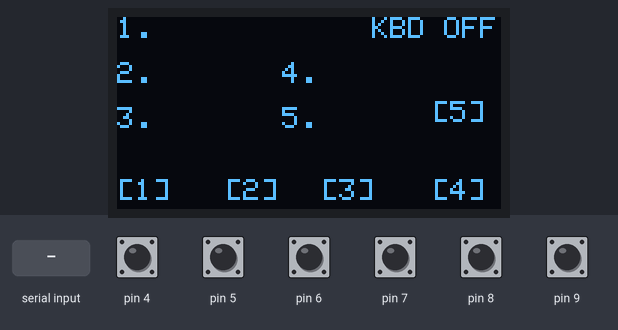
Bench run of a sketch on a simulated Arduino Leonardo, built with avr-gcc and run on an emulated ATmega32U4. Shown: 128×64 one-colour display. The inputs (shaded band) are chosen by the test bench; at power-on: pin 4–9 HIGH. USB keyboard and mouse output is not drawn; what the sketch prints to the serial monitor is not drawn.

Above: at 1.2 s.
1.3 s: "load\n" received over Serial
At 1.57 s:
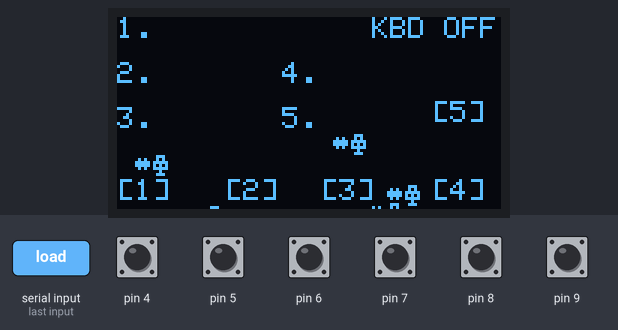
3.5 s: pin 9 pulled LOW for 0.15 s
At 3.82 s:
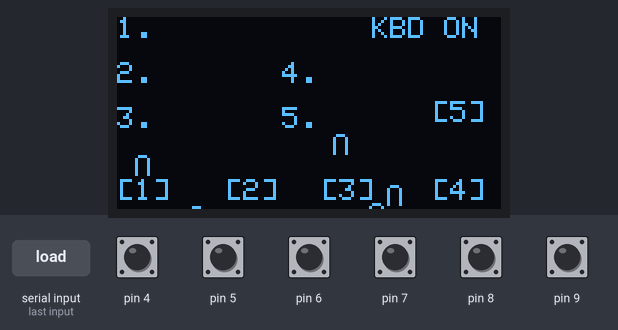
4.2 s: pin 4 pulled LOW for 0.15 s
4.9 s: pin 5 pulled LOW for 0.15 s
At 5.51 s:
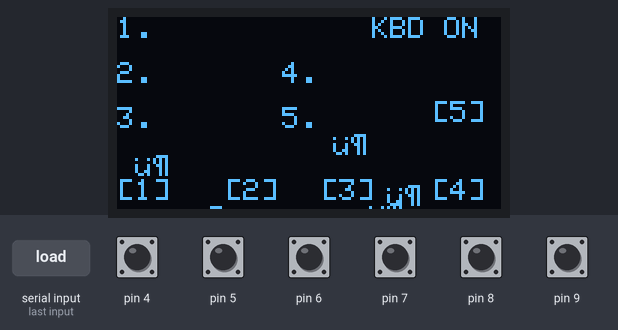
Timing chart, 0 to 7.9 s (numbered marks = the images above; inputs shaded):
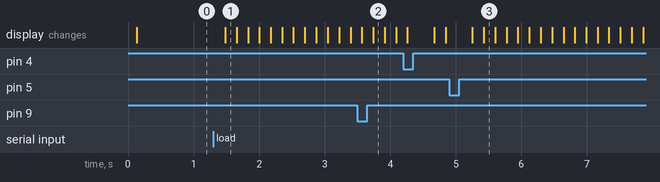

Measured:
- after the input at 1.3 s, the display: changes after 0.18 s (image 1)
- after the input at 3.5 s, the display: first differs from a run without the input after 0.24 s (image 2)

The sketch:

pmanager.ino
```cpp
#include <ctype.h>
#include "Keyboard.h"
#include <Mouse.h>
#include <SPI.h>
#include <Wire.h>
#include <Adafruit_GFX.h>
#include <Adafruit_SSD1306.h>
// #include <Fonts/Org_01.h>
// #include <AESLib.h>
#include <EEPROM.h>


#define SCREEN_WIDTH 128 // OLED display width, in pixels
#define SCREEN_HEIGHT 64 // OLED display height, in pixels

#define OLED_DC     18
#define OLED_CS     10
#define OLED_RESET  19
Adafruit_SSD1306 display(SCREEN_WIDTH, SCREEN_HEIGHT,
  &SPI, OLED_DC, OLED_RESET, OLED_CS);


#define BUFSIZE 255
#define PDBSIZE 5
#define IFS " "
#define DEBOUNCE_TIME 50
#define SCREEN_REFRESH 100

#define DEBUG 0

char buff[BUFSIZE]="\0";
int incomingByte = 0; // for incoming serial data
int serialbytesRead=0;
char mode='s';
int bytesRead=0, mousedir=0, mousecount=0;
unsigned long lastScreenUpdate;
char smsg[11]="KBD OFF";

struct pentry
{
    char tag[7];
    char pass[25];
};

struct key
{
    byte pin;
    unsigned long lastChangeTime;
    bool prevVal;
    bool inTrans;
    bool active;
    byte debounce;
    bool sticky;
};

struct pentry pdb[PDBSIZE];
struct key keys[] =
{
  { 4, 0, HIGH, false, false, 30, 0 },
  { 5, 0, HIGH, false, false, 30, 0 },
  { 6, 0, HIGH, false, false, 30, 0 },
  { 7, 0, HIGH, false, false, 30, 0 },
  { 8, 0, HIGH, false, false, 30, 0 },
  { 9, 0, HIGH, false, false, 50, 0 }
};
unsigned short numKeys = sizeof(keys)/sizeof(keys[0]);


void printUsage()
{
  Serial.println(F("Commands: add | print | help | save | load"));
  Serial.println(F("Usage:"));
  Serial.println(F("add INDEX TAG PASSWORD"));
  Serial.println(F("INDEX := [0..5]; TAG := STRING[10], PASSWORD := STRING[25]"));
  Serial.println(F("Addin over used index overwrites the entry!"));
  Serial.println(F("print - prints the database."));
  Serial.println(F("save - save db to EEPROM"));
  Serial.println(F("load - load db from EEPROM"));
}


void serialPrintpdb()
{
  // Print header
  // Serial.println("ID\tTAG\tLOGIN\tPASS");
  Serial.println(F("ID\tTAG\tPASS"));
  for(int i=0;i<PDBSIZE;i++)
  {
    Serial.print(i+1); Serial.print("\t");
    Serial.print(pdb[i].tag); Serial.print("\t");
    if(strlen(pdb[i].pass)) Serial.print(F("************"));
    Serial.println();
  }
}

int serialReadln(char * buf, int len)
{
  int result=0;
  char echo[1];

  while(Serial.available() > 0)
  {
    // read the incoming byte:
    incomingByte = Serial.read();
    if( (incomingByte != '\n') && (incomingByte != '\r') && (serialbytesRead < len) )
    {
      buf[serialbytesRead]=incomingByte;
      serialbytesRead++;
      // echo as we type
      sprintf(echo, "%c", incomingByte);
      Serial.print(echo);
      #if (DEBUG > 1)
      Serial.print("%"); Serial.print(buf);
      Serial.print("%");
      Serial.println(incomingByte);
      #endif /* DEBUG */
    }
    else
    {
      buf[serialbytesRead]='\0';
      result=serialbytesRead;
      serialbytesRead=0;
      Serial.println();
      return(result);
    }
  }
  return(0);
 }

int serialCmd(char * buf)
{
    int tmpid;
    char* token;

    token = strtok(buf, IFS);
    #if (DEBUG > 0)
    Serial.println(token);
    #endif
    // Add new passwrd entry
    if( strcmp(token,"add")==0 )
    {
      #if (DEBUG > 0)
      Serial.println("Add");
      #endif
      // Read the id
      token = strtok(NULL, IFS);
      // Check if the first argument is a number
      for(int j=0;j<strlen(token);j++)
      {
        if( isdigit(token[j]) )
          continue;
        Serial.println(F("ID must be a number!"));
        return(10);
      }
      tmpid = atoi(token)-1;

      if(tmpid>PDBSIZE-1 || tmpid <0)
      {
        Serial.println(F("entry id out of range!"));
        return(20);
      }
      // Read NAME
      token = strtok(NULL, IFS);
      strncpy(pdb[tmpid].tag, token, 6);
      //pdb[tmpid].tag[6]='\0';
      /*
      // Read LOGIN
      token = strtok(NULL, IFS);
      strncpy(pdb[tmpid].login, token, 25);
      */
      // Read PASS
      token = strtok(NULL, IFS);
      strncpy(pdb[tmpid].pass, token, 24);
      //pdb[tmpid].pass[24]='\0';
    }
    // Delete entry( probably never gonna be used)
    else if ( strcmp(token,"del")==0)
    {
      #if (DEBUG > 0)
      Serial.println(F("Delete"));
      #endif
      //digitalWrite(10, HIGH);   // turn the LED on (HIGH is the voltage level)
      //delay(30);                       // wait for a second
      //digitalWrite(10, LOW);    // turn the LED off by making the voltage LOW

    }
    //Print the database to the serial port
    else if ( strcmp(token, "print")==0 )
    {
      #if (DEBUG > 0)
      Serial.println(F("PrintDB"));
      #endif
      serialPrintpdb();
    }
    else if (strcmp(token,"save")==0)
    {
      Serial.println(F("Save to EEPROM"));
      Serial.print(F("Pdbsize ")); Serial.print(sizeof(pdb));
      //char c[2];
      //for(int i=0;i<PDBSIZE;i++)
      //{
        EEPROM.put(0,pdb)
      //}

      ;;
    }
    else if (strcmp(token,"load")==0)
    {
      EEPROM.get(0,pdb)
      ;;
    }
    else if (strcmp(token,"help")==0)
    {
      printUsage();
    }
    else
    {
      #if (DEBUG > 0)
      Serial.println(F("Default"));
      #endif
    }
}

void readKeys()
{
  unsigned long currentTime=millis();

  for(int i=0;i<numKeys;i++)
  {
    boolean currentVal = digitalRead(keys[i].pin);
    unsigned long transTime = currentTime - keys[i].lastChangeTime;

    if(keys[i].sticky==false) keys[i].active=false;

    if(currentVal != keys[i].prevVal)
    {
      keys[i].lastChangeTime=currentTime;
      if(currentVal == LOW)
      {
        keys[i].inTrans = true;
        #if (DEBUG > 0)
        Serial.print(F("[TRANS] "));
        Serial.println(i);
        #endif
      }
      else
      {
        // Reset transition to debounce
        keys[i].inTrans = false;
        keys[i].active=false;
        #if (DEBUG > 0)
        Serial.print(F("[RELEASE] "));
        Serial.println(i);
        #endif
      }
      keys[i].prevVal = currentVal;
      continue;
    }
    // Common debounce for all keys
    //if(keys[i].inTrans && (transTime>DEBOUNCE_TIME) )

    // each key can have different debounce time.
    if(keys[i].inTrans && (transTime>keys[i].debounce) )
    {
      keys[i].active=true;
      keys[i].inTrans=false;
      #if (DEBUG > 0)
      Serial.println(F("[ACTIVE]"));
      #endif
    }

  }
}

void displayText(byte x, byte y, byte textSize, char mtext[64])
{
      display.clearDisplay();
      display.setTextSize(textSize);
      display.setTextColor(SSD1306_WHITE);
      display.setCursor(x, y);
      display.println(mtext);
      display.display();
}

void statusScreen()
{
  char tag[5];
  display.clearDisplay();
  display.setTextColor(SSD1306_WHITE);
  display.setTextSize(1);

  display.setCursor(0, 54);
  display.print("[1]");

  display.setCursor(36, 54);
  display.print("[2]");

  display.setCursor(68, 54);
  display.print("[3]");

  display.setCursor(105, 54);
  display.print("[4]");

  display.setCursor(105, 28);
  display.print("[5]");

  display.setCursor(85, 0);
  display.print(smsg);

  display.setTextColor(SSD1306_WHITE);
  display.setCursor(0,0);
  display.print("1."); display.print(pdb[0].tag);
  display.setCursor(0,15);
  display.print("2."); display.print(pdb[1].tag);
  display.setCursor(0,30);
  display.print("3."); display.print(pdb[2].tag);
  display.setCursor(55,15);
  display.print("4."); display.print(pdb[3].tag);
  display.setCursor(55,30);
  display.print("5."); display.print(pdb[4].tag);


  display.display();
}

void moveMouse()
{
  if(mousedir==0)
  {
    Mouse.move(1,0,0);
    mousedir=1;
  }
  else
  {
    Mouse.move(-1,0,0);
    mousedir=0;
  }
}

// SETUP HERE
void setup() {

  Serial.begin(9600);
  // SSD1306_SWITCHCAPVCC = generate display voltage from 3.3V internally
  if(!display.begin(SSD1306_SWITCHCAPVCC)) {
    Serial.println(F("SSD1306 allocation failed"));
    for(;;); // Don't proceed, loop forever
  }
  //display.setFont(&Org_01);
  //displayText(0, 0, 1, "Waiting for serial connection...");

  /*
   while (!Serial) ;
   Serial.print("Keys on pins: ");
  */
  for(int i;i<numKeys;i++)
  {
    pinMode(keys[i].pin, INPUT_PULLUP);
    Serial.print(keys[i].pin); Serial.print(" ");
  }

  Serial.println();
  Serial.println(F("Ready."));
  Serial.print( F("> ") );
}

void loop() {

    bytesRead = serialReadln(buff, BUFSIZE);
    if(bytesRead)
    {
      #if (DEBUG > 1)
      Serial.print(bytesRead); Serial.print(":"); Serial.println(buff);
      #endif /* DEBUG */
      bytesRead=0;
      serialCmd(buff);
      Serial.print( F("> ") );
    }
    readKeys();
    if(keys[0].active && mode=='k')
    {
      Keyboard.print(pdb[0].pass);
    }
    if(keys[1].active && mode=='k')
    {
      Keyboard.print(pdb[1].pass);
    }
    if(keys[2].active && mode=='k')
    {
      Keyboard.print(pdb[2].pass);
    }
    if(keys[3].active && mode=='k')
    {
      Keyboard.print(pdb[3].pass);
    }
    if(keys[4].active && mode=='k')
    {
      Keyboard.print(pdb[4].pass);
    }
    if(keys[5].active && mode=='s')
    {

      Keyboard.begin();
      mode='k';
      strcpy(smsg, "KBD ON");
      Serial.println(F("Keyboard on."));Serial.print( F("> ") );

    }
    else if( (keys[5].active) && mode=='k')
    {
      Keyboard.end();
      mode='m';
      //strcpy(smsg, "KBD OFF");
      strcpy(smsg, "~(_)8> ");
      Serial.println(F("Keyboard off."));Serial.print(F("> "));
      Mouse.begin();
    } else if( (keys[5].active) && mode=='m')
    {
      strcpy(smsg, "KBD OFF");
      Mouse.end();
      mode='s';
    }
    if(mode == 'm' && mousecount>10000)
    {
      moveMouse();
      mousecount=0;
    }
    mousecount++;

    if((millis() - lastScreenUpdate)> SCREEN_REFRESH)
    {
      statusScreen();
      lastScreenUpdate = millis();
    }
}
```
